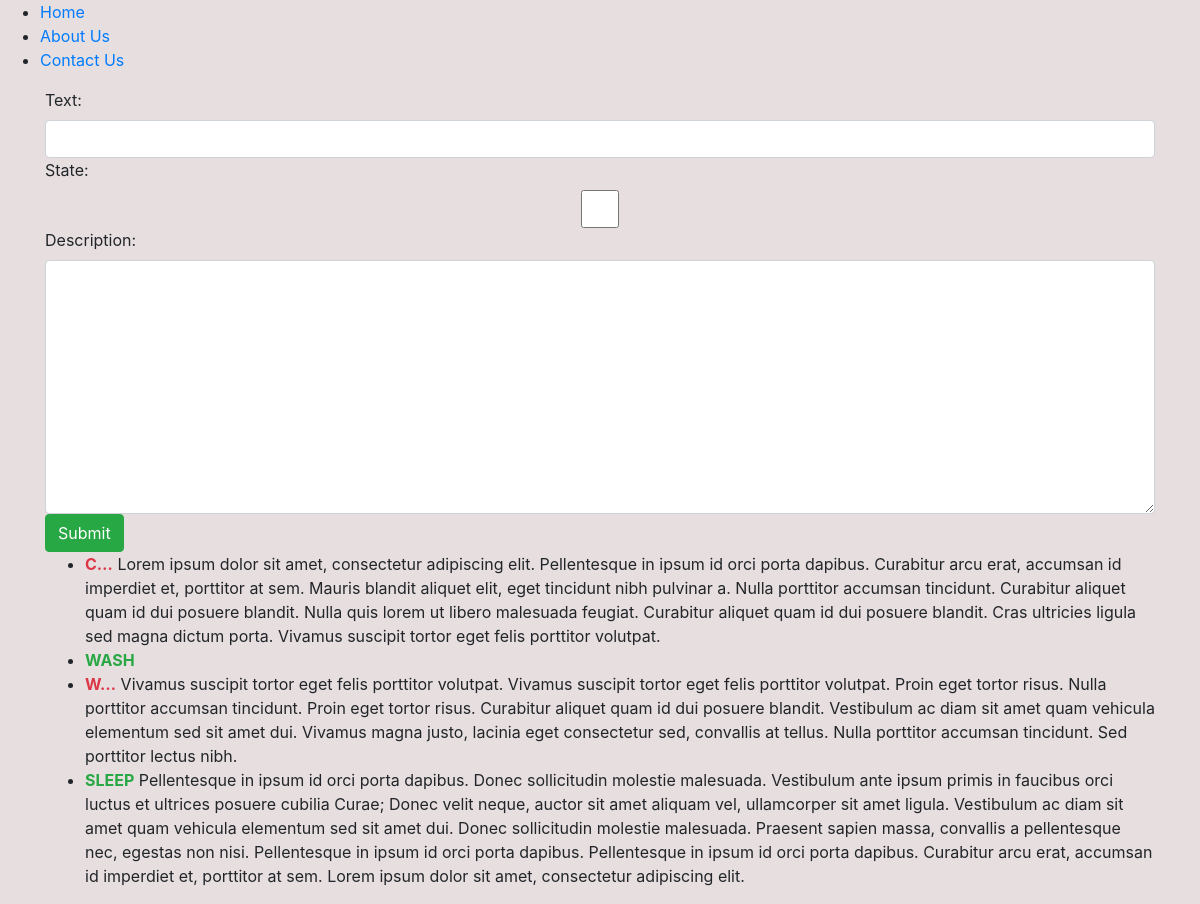
The page / on the database its author committed.
### templates_advanced/models.py (models this page shows, shortened)
class Todo(models.Model):
    text = models.CharField(max_length=12, blank=False)
    state = models.BooleanField(default=False, blank=False)
    description = models.TextField()

### templates_advanced/views.py (the view)
# urls.py: path('', index, name='index'),
def index(request):
    contxt = {
        'todos': Todo.objects.all(),
        'form': TodoForm
    }
    return render(request, 'templates_advanced/index.html', contxt)

### templates_advanced/forms.py
class TodoForm(forms.ModelForm):
    class Meta:
        model = Todo
        fields = "__all__"
        widgets = {
            'description': forms.Textarea(
                attrs={
                    'class': 'form-control'
                }
            )
        }

### templates_advanced/templatetags/bootstrap_form.py (called while the page is built)
@register.inclusion_tag('templates_advanced/tags/bootstrap_form.html')
def bootstrap_form(form, action, method):
    for (_, field) in form.fields.items():
        if 'class' not in field.widget.attrs:
            field.widget.attrs['class'] = ''
        field.widget.attrs['class'] = 'form-control'
    return {
        'form': form,
        'action': action,
        'method': method,
    }

### templates_advanced/templatetags/todo_details.py (called while the page is built)
@register.inclusion_tag('templates_advanced/tags/todo-item.html')
def todo_details(todo):
    return {
        'todo': todo,
    }

### templates/templates_advanced/index.html (shortened to what this page needs)
{% extends 'templates_advanced/shared/base.html' %}
{% load static %}
{% load todo_details %}
{% load bootstrap_form %}
{% block styles %}
    <link rel="stylesheet" href="{% static 'css/index.css' %}">
{% endblock %}
{% block site_content %}
    <div class="container">
        {% bootstrap_form form=form method='post' action="my-action" %}
    </div>
    <div class="container">
        <ul>
            {% for todo in todos %}
                <li>
                    {% todo_details todo=todo %}
                </li>
            {% endfor %}
        </ul>
    </div>
{% endblock %}

### templates/templates_advanced/shared/base.html (shortened to what this page needs)
{% load static %}
<!doctype html>
<html lang="en">
<head>
    <link rel="stylesheet" href="https://stackpath.bootstrapcdn.com/bootstrap/4.5.2/css/bootstrap.min.css">
    {% block styles %}
    {% endblock %}
</head>
<body>
{% include 'templates_advanced/partials/navigation.html' %}
{% block site_content %}{% endblock %}
</body>
</html>

### templates/templates_advanced/partials/navigation.html
<nav>
    <ul>
        <li><a href="">Home</a></li>
        <li><a href="">About Us</a></li>
        <li><a href="">Contact Us</a></li>
    </ul>
</nav>

### templates/templates_advanced/tags/bootstrap_form.html (shortened to what this page needs)
<form action="{{ action }}" method="{{ method }}">
    {{ form }}
    <button class="btn btn-success">Submit</button>
</form>

### templates/templates_advanced/tags/todo-item.html
{% load todo_details %}
<div>
    {% if todo.state %}
        <strong class="text-success">{{ todo.text|upper }}</strong>
    {% else %}
        <strong class="text-danger">{{ todo.text|lower|capfirst|truncatechars:2 }}</strong>
    {% endif %}
    {{ todo.description }}
</div>

### static/css/index.css (style rules this page uses)
body { background-color: #e7dfdf; }
.container { align-items: center; justify-content:center; }

### rows shown on the page
Todo: text "C…", description "Lorem ipsum dolor sit amet, consectetur adipiscing elit. Pellentesque in ipsum id orci porta dapibus. Curabitur arcu erat, accumsan id imperdiet et, porttitor at sem. Mauris blandit aliquet elit, eget tincidunt nibh pulvinar a. Nulla porttitor accumsan tincidunt. Curabitur aliquet quam id dui posuere blandit. Nulla quis lorem ut libero malesuada feugiat. Curabitur aliquet quam id dui posuere blandit. Cras ultricies ligula sed magna dictum porta. Vivamus suscipit tortor eget felis porttitor volutpat."
Todo: text "WASH"
Todo: text "W…", description "Vivamus suscipit tortor eget felis porttitor volutpat. Vivamus suscipit tortor eget felis porttitor volutpat. Proin eget tortor risus. Nulla porttitor accumsan tincidunt. Proin eget tortor risus. Curabitur aliquet quam id dui posuere blandit. Vestibulum ac diam sit amet quam vehicula elementum sed sit amet dui. Vivamus magna justo, lacinia eget consectetur sed, convallis at tellus. Nulla porttitor accumsan tincidunt. Sed porttitor lectus nibh."
Todo: text "SLEEP", description "Pellentesque in ipsum id orci porta dapibus. Donec sollicitudin molestie malesuada. Vestibulum ante ipsum primis in faucibus orci luctus et ultrices posuere cubilia Curae; Donec velit neque, auctor sit amet aliquam vel, ullamcorper sit amet ligula. Vestibulum ac diam sit amet quam vehicula elementum sed sit amet dui. Donec sollicitudin molestie malesuada. Praesent sapien massa, convallis a pellentesque nec, egestas non nisi. Pellentesque in ipsum id orci porta dapibus. Pellentesque in ipsum id orci porta dapibus. Curabitur arcu erat, accumsan id imperdiet et, porttitor at sem. Lorem ipsum dolor sit amet, consectetur adipiscing elit."
